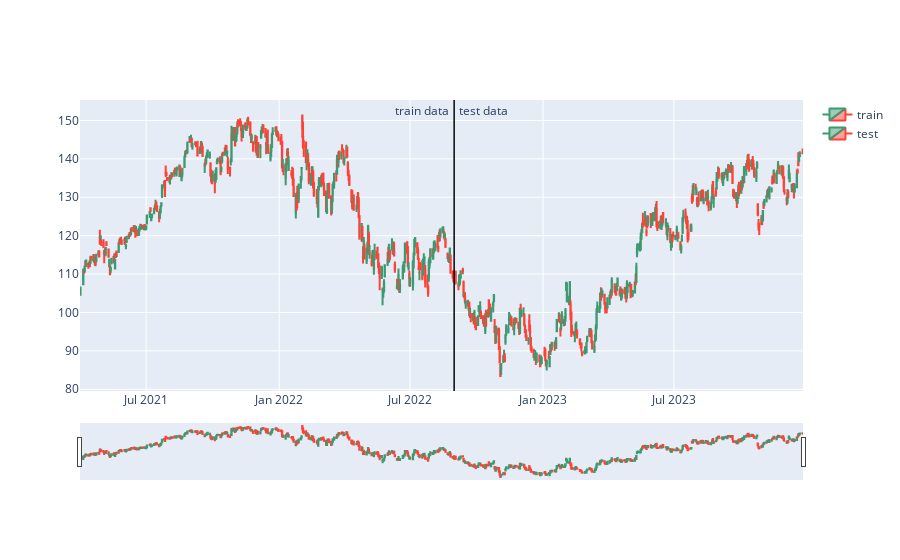

This figure's notebook cell:
### Code cell
plot_train_test(train, test, date_split)

### Figure 1 — Plotly figure (JSON) as saved in the notebook; plotly's stock layout.template omitted (floating-point values rounded to 4 significant figures; data arrays with more than 128 entries replaced by an {"elided": "..."} marker saying what was removed)
{"data": [{"close": {"elided": "358 float values"}, "high": {"elided": "358 float values"}, "low": {"elided": "358 float values"}, "name": "train", "open": {"elided": "358 float values"}, "x": {"elided": "358 str values"}, "type": "candlestick"}, {"close": {"elided": "332 float values"}, "high": {"elided": "332 float values"}, "low": {"elided": "332 float values"}, "name": "test", "open": {"elided": "332 float values"}, "x": {"elided": "332 str values"}, "type": "candlestick"}], "layout": {"annotations": [{"showarrow": false, "text": " test data", "x": "2022-08-31", "xanchor": "left", "xref": "x", "y": 1, "yref": "paper"}, {"showarrow": false, "text": "train data ", "x": "2022-08-31", "xanchor": "right", "xref": "x", "y": 1, "yref": "paper"}], "shapes": [{"line": {"color": "rgb(0,0,0)", "width": 1}, "x0": "2022-08-31", "x1": "2022-08-31", "xref": "x", "y0": 0, "y1": 1, "yref": "paper"}]}}
